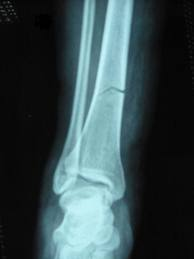
#> input picture PROJECTS/project_04_fundamentals/fractures/fractura.jpg, 194 x 259 px; its folder holds only this picture in this run
$ python sol_2.py
#> lines starting #> are read from the running program, lines starting #| are printed output that depends on the picture; after the words box and inside, x2 and y2 are one past the last pixel; in counts of white or black regions, pixels touching at a corner belong together
# SOLUTION 2 (NEW ALGORITHM TO ZOOM IN FOR HOSPITAL X-RAY MACHINE)
# Santiago Garcia Arango, September 2020

import numpy as np
import cv2 as cv
import os

def get_imgs_folder_path():
    # Get the path for the folder that contains the input and output images
    upper_dir = os.path.dirname(__file__)  # Upper dir
    img_folder_path = os.path.abspath(os.path.join(upper_dir, "fractures"))
    return img_folder_path


def get_img_path(img_folder_path, img_name):
    # Get specific path to the images we will use inside the "imgs" folder
    img_path = os.path.join(img_folder_path, img_name)
    return img_path


# Main function to work with mouse-clicks for image zoom specifications
# [73 lines left out: functions mouse_click, zoom_img, create_results, not called in this run]


def main():
    # Get the path for the image to be analized
    img_path = get_img_path(get_imgs_folder_path(), "fractura.jpg")

    global img
    img = cv.imread(img_path, 1)
#> img is the input picture: shape (259, 194, 3); mean B, G, R 75.7, 72.7, 54.6

    # Add window that allows a callback-function for events (clicks)
    cv.namedWindow("ZoomWindow", cv.WINDOW_NORMAL)
    cv.setMouseCallback("ZoomWindow", mouse_click)

    # Explain the user the procedure (in a pop-up text on image)
    cv.putText(img, "select section to zoom:", (10, 10),
        cv.FONT_HERSHEY_COMPLEX_SMALL, 0.6, (255, 255, 55), 1)
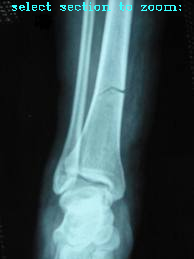
#> img: shape (259, 194, 3); 0.81% of pixels changed, all inside (x1, y1, x2, y2) = (12, 2, 181, 11)


    while (True):
        # Exit if "q" key is pressed
        if (cv.waitKey(1) & 0xFF == ord("q")):
#> (key q is pressed here)
            cv.destroyAllWindows()
            break

        # Keep showing original image
        cv.imshow("ZoomWindow", img)


if __name__ == "__main__":
    main()
    cv.waitKey(0)
    cv.destroyAllWindows()
